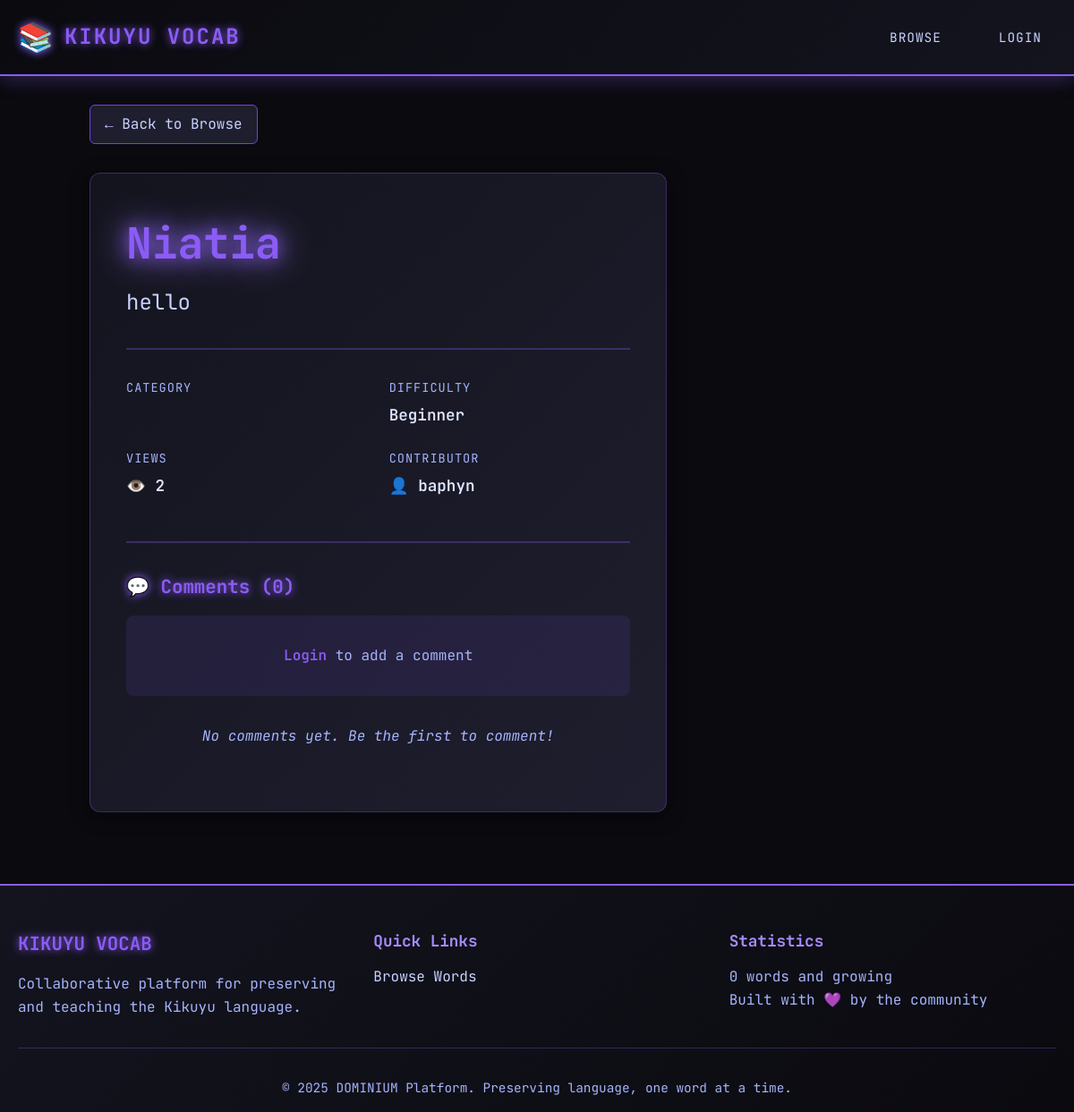
/vocab/2/, run on the app's committed database.
### vocab/models.py (models this page shows, shortened)
class Vocab(models.Model):
    LANGUAGE_CHOICES = [
        ('kikuyu', 'Kikuyu'),
        ('english', 'English'),
        ('swahili', 'Swahili'),
    ]
    STATUS_CHOICES = [
        ('pending', '⏳ Pending Review'),
        ('approved', '✅ Approved'),
        ('rejected', '❌ Rejected'),
    ]
    DIFFICULTY_CHOICES = [
        ('beginner', 'Beginner'),
        ('intermediate', 'Intermediate'),
        ('advanced', 'Advanced'),
    ]
    word = models.CharField(
        max_length=100,
        db_index=True,    # Index for faster searches
        help_text="The word in its native language"
    )
    translation = models.CharField(
        max_length=100,
        db_index=True,
        help_text="English translation"
    )
    language = models.CharField(
        max_length=20,
        choices=LANGUAGE_CHOICES,
        default='kikuyu',
        db_index=True
    )
    category = models.ForeignKey(
        Category,
        on_delete=models.SET_NULL,
        null=True,
        blank=True,
        related_name='vocab_entries',
        help_text="Primary category (Noun, Verb, etc.)"
    )
    tags = models.ManyToManyField(
        Tag,
        blank=True,
        related_name='vocab_entries',
        help_text="Contextual tags (food, family, travel, etc.)"
    )
    difficulty = models.CharField(
        max_length=20,
        choices=DIFFICULTY_CHOICES,
        default='beginner',
        help_text="Difficulty level for learners"
    )
    example_sentence = models.TextField(
        blank=True,
        help_text="Example sentence using this word (in native language)"
    )
    example_translation = models.TextField(
        blank=True,
        help_text="English translation of example sentence"
    )
    pronunciation_guide = models.CharField(
        max_length=200,
        blank=True,
        help_text="Written pronunciation guide (e.g., 'moo-n-doo')"
    )
    notes = models.TextField(
        blank=True,
        help_text="Additional notes, context, or cultural info"
    )
    audio = models.FileField(
        upload_to='vocab_audio/%Y/%m',
        blank=True,
        null=True,
        validators=[
            FileExtensionValidator(
                allowed_extensions=['mp3', 'wav' ,'ogg', 'm4a']
            )
        ],
        help_text="Audio pronunciation (MP3, WAV, OGG, M4A)"
    )
    image = models.ImageField(
        upload_to='vocab_images/%Y/%m',
        blank=True,
        null=True,
        help_text="Visual context (optional)"
    )
    status = models.CharField(
        max_length=20,
        choices=STATUS_CHOICES,
        default='pending',
        db_index=True,
        help_text="Approval status (pending/approved/rejected)"
    )
    rejection_reason = models.TextField(
        blank=True,
        help_text="Admin notes on why entry was rejected"
    )
    user = models.ForeignKey(
        User,
        on_delete=models.CASCADE,
        related_name='vocabs',
        help_text="User who contributed this word"
    )
    reviewed_by = models.ForeignKey(
        User,
        on_delete=models.SET_NULL,
        null=True,
        blank=True,
        related_name='reviewed_vocabs',
        help_text="Admin who approved/rejected this entry"
    )
    favorites = models.ManyToManyField(
        User,
        related_name='favorite_vocabs',
        blank=True,
        help_text="Users who favorited this word"
    )
    view_count = models.PositiveIntegerField(
        default=0,
        help_text="Number of times this word was viewed"
    )
    created_at = models.DateTimeField(
        auto_now_add=True,
        help_text="When this entry was created"
    )
    updated_at = models.DateTimeField(
        auto_now=True,
        help_text="Last modification time"
    )
    reviewed_at = models.DateTimeField(
        null=True,
        blank=True,
        help_text="When admin reviewed this entry"
    )
    class Meta:
        ordering = ['-created_at']
        verbose_name = "Vocabulary Entry"
        verbose_name_plural = "Vocabulary Entries"
        unique_together = [['word', 'language']]
        indexes = [
            models.Index(fields=['status', 'language']),
            models.Index(fields=['-created_at']),
            models.Index(fields=['word', 'translation']),
        ]
    def save(self, *args, **kwargs):
        if self.pk:
            try:
                old = Vocab.objects.get(pk=self.pk)
                if old.audio and old.audio != self.audio:
                    if os.path.isfile(old.audio.path):
                        os.remove(old.audio.path)
                if old.image and old.image != self.image:
                    if os.path.isfile(old.image.path):
                        os.remove(old.image.path)
            except Vocab.DoesNotExist:
                pass
        super().save(*args, **kwargs)
    def increment_view_count(self):
        self.view_count += 1
        self.save(update_fields=['view_count'])

### vocab/views.py (the view)
# urls.py: path('<int:pk>/', views.VocabDetailView.as_view(), name='vocab-detail'),
class VocabDetailView(DetailView):
    model = Vocab
    template_name = 'vocab/vocab_detail.html'
    def get_queryset(self):
        qs = Vocab.objects.select_related(
            'category',
            'user',
        ).prefetch_related(
            'tags',
            'comments__user',
            'favorites'
        )
        if self.request.user.is_authenticated:
            return qs.filter(
                Q(status='approved') | Q(user=self.request.user)
            )
        else:
            return qs.filter(status='approved')
    def get_object(self):
        obj = super().get_object()
        viewed_key = f'viewed_vocab_{obj.pk}'
        if not self.request.session.get(viewed_key, False):
            obj.increment_view_count()
            self.request.session[viewed_key] = True
        return obj
    def get_context_data(self, **kwargs):
        context = super().get_context_data(**kwargs)
        vocab = self.object
        context['comments'] = vocab.comments.all()
        context['comment_form'] = CommentForm()
        if self.request.user.is_authenticated:
            context['is_favorited'] = vocab.favorites.filter(
                id=self.request.user.id
            ).exists()
        else:
            context['is_favorited'] = False
        if vocab.category:
            context['related_words'] = Vocab.objects.filter(
                category=vocab.category,
                status='approved'
            ).exclude(
                pk=vocab.pk
            ).select_related('category')[:6]  # Show 6 related words
        else:
            context['related_words'] = []
        context['is_owner'] = (
            self.request.user.is_authenticated and
            vocab.user == self.request.user
        )
        return context

### vocab/templates/vocab/vocab_detail.html (shortened to what this page needs)
{% extends 'vocab/base.html' %}
{% block content %}
<div class="container">
    <div class="vocab-detail-container">
        <div class="back-nav">
            <a href="{% url 'vocab-list' %}" class="back-link">← Back to Browse</a>
        </div>
        <div class="vocab-detail-main">
            <div class="vocab-detail-content">
                <div class="vocab-header">
                    <div class="vocab-title-section">
                        <h1 class="vocab-word-large">{{ vocab.word }}</h1>
                        <p class="vocab-translation-large">{{ vocab.translation }}</p>
                    </div>
                </div>
                <div class="vocab-meta-grid">
                    <div class="meta-item">
                        <span class="meta-label">Category</span>
                    </div>
                    <div class="meta-item">
                        <span class="meta-label">Difficulty</span>
                        <span class="meta-value badge-{{ vocab.difficulty }}">{{ vocab.difficulty|title }}</span>
                    </div>
                    <div class="meta-item">
                        <span class="meta-label">Views</span>
                        <span class="meta-value">👁️ {{ vocab.view_count }}</span>
                    </div>
                    <div class="meta-item">
                        <span class="meta-label">Contributor</span>
                        <span class="meta-value">👤 {{ vocab.user.username }}</span>
                    </div>
                </div>
                <div class="comments-section">
                    <h3 class="section-title">💬 Comments ({{ comments.count }})</h3>
                    {% if user.is_authenticated %}
                        <form method="POST" action="{% url 'add-comment' vocab.pk %}" class="comment-form">
                            {% csrf_token %}
                            <textarea
                                name="content"
                                placeholder="Share your thoughts, ask questions, or add context..."
                                rows="3"
                                class="comment-textarea"
                                required
                            ></textarea>
                            <button type="submit" class="btn btn-primary">Post Comment</button>
                        </form>
                    {% else %}
                        <p class="login-prompt">
                            <a href="/blog/login/?next={{ request.path }}">Login</a> to add a comment
                        </p>
                    {% endif %}
                    {% if comments %}
                        <div class="comments-list">
                            {% for comment in comments %}
                                <div class="comment">
                                    <div class="comment-header">
                                        <span class="comment-author">{{ comment.user.username }}</span>
                                        <span class="comment-date">{{ comment.created_at|timesince }} ago</span>
                                    </div>
                                    <p class="comment-content">{{ comment.content }}</p>
                                </div>
                            {% endfor %}
                        </div>
                    {% else %}
                        <p class="no-comments">No comments yet. Be the first to comment!</p>
                    {% endif %}
                </div>
            </div>
            <div class="vocab-detail-sidebar">
            </div>
        </div>
    </div>
</div>
{% endblock %}

### vocab/static/vocab/vocab.css (style rules this page uses)
:root { --color-mystic: #8b5cf6; --color-mystic-light: #a78bfa; --color-mystic-dark: #7c3aed; --color-mystic-darker: #6d28d9; --color-void: #0a0a0f; --color-void-light: #14141f; --color-void-lighter: #1e1e2e; --color-void-surface: #252535; --color-text-primary: #e0e7ff; --color-text-secondary: #c7d2fe; --color-text-muted: #a5b4fc; --color-success: #10b981; --color-warning: #f59e0b; --color-danger: #ef4444; --color-info: #3b82f6; --glow-mystic: 0 0 10px var(--color-mystic); --glow-intense: 0 0 20px var(--color-mystic), 0 0 40px var(--color-mystic-light); --shadow-card: 0 4px 20px rgba(0, 0, 0, 0.5); --shadow-hover: 0 8px 30px rgba(139, 92, 246, 0.4); --transition-smooth: all 0.3s cubic-bezier(0.4, 0, 0.2, 1); --transition-fast: all 0.15s ease; }
* { margin: 0; padding: 0; box-sizing: border-box; }
body { font-family: 'JetBrains Mono', 'Courier New', monospace; background: var(--color-void); color: var(--color-text-primary); line-height: 1.6; min-height: 100vh; display: flex; flex-direction: column; }
a { color: var(--color-mystic-light); text-decoration: none; transition: var(--transition-smooth); }
.container { max-width: 1200px; margin: 0 auto; padding: 0 20px; }
.badge-beginner { border-color: var(--color-success); color: var(--color-success); }
.vocab-detail-container { max-width: 1000px; margin: 0 auto; }
.back-nav { margin-bottom: 2rem; }
.back-link { display: inline-flex; align-items: center; padding: 8px 16px; background: var(--color-void-lighter); border: 1px solid var(--color-mystic-dark); border-radius: 6px; color: var(--color-text-secondary); transition: var(--transition-smooth); }
.vocab-detail-main { display: grid; grid-template-columns: 2fr 1fr; gap: 2rem; margin-bottom: 3rem; }
.vocab-detail-content { background: linear-gradient(135deg, var(--color-void-light) 0%, var(--color-void-lighter) 100%); border: 1px solid rgba(139, 92, 246, 0.3); border-radius: 12px; padding: 2.5rem; box-shadow: var(--shadow-card); }
.vocab-header { display: flex; justify-content: space-between; align-items: flex-start; margin-bottom: 2rem; padding-bottom: 2rem; border-bottom: 2px solid rgba(139, 92, 246, 0.3); }
.vocab-word-large { font-size: 3rem; font-weight: 700; color: var(--color-mystic); text-shadow: var(--glow-intense); margin-bottom: 0.5rem; }
.vocab-translation-large { font-size: 1.5rem; color: var(--color-text-secondary); }
.vocab-meta-grid { display: grid; grid-template-columns: repeat(2, 1fr); gap: 1.5rem; margin-bottom: 2rem; }
.meta-item { display: flex; flex-direction: column; gap: 5px; }
.meta-label { font-size: 0.85rem; color: var(--color-text-muted); text-transform: uppercase; letter-spacing: 1px; }
.meta-value { font-size: 1.1rem; color: var(--color-text-primary); font-weight: 600; }
.section-title { font-size: 1.3rem; color: var(--color-mystic); margin-bottom: 1rem; text-shadow: var(--glow-mystic); }
.comments-section { margin-top: 3rem; padding-top: 2rem; border-top: 2px solid rgba(139, 92, 246, 0.3); }
.login-prompt { text-align: center; padding: 2rem; background: rgba(139, 92, 246, 0.1); border-radius: 8px; color: var(--color-text-muted); }
.login-prompt a { color: var(--color-mystic); font-weight: 600; }
.no-comments { text-align: center; padding: 2rem; color: var(--color-text-muted); font-style: italic; }
.vocab-detail-sidebar { display: flex; flex-direction: column; gap: 2rem; }

### data on the page
Vocab: word "Niatia", translation "hello", difficulty "Beginner", view_count "2", user.username "baphyn"

### other printed values
{{ comments.count }} "0"
{{ total_words|default:0 }} "0"
